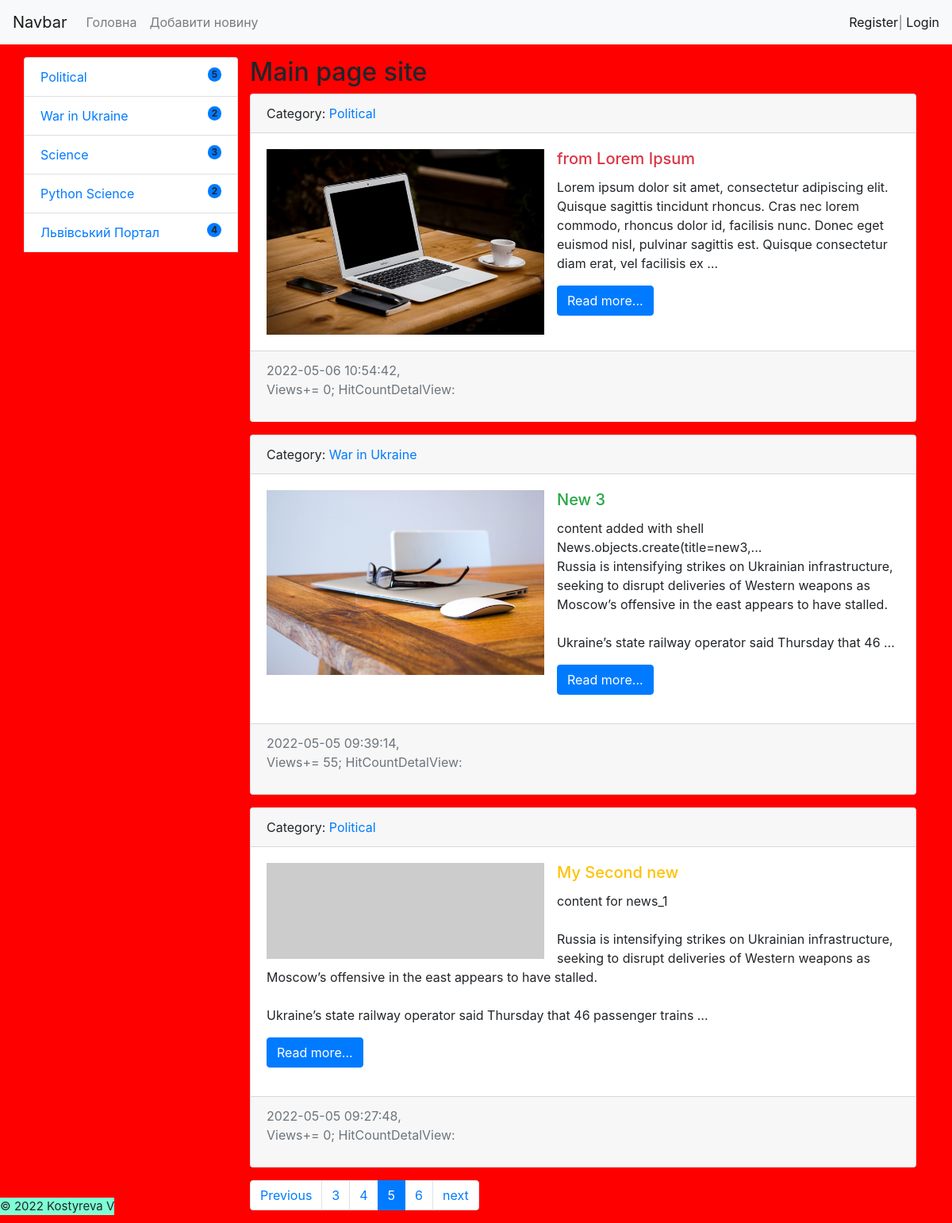
The app's page /?page=5 with its own data.
### blog/models.py (models this page shows, shortened)
class Category(models.Model):
    title = models.CharField(max_length=150, db_index=True, verbose_name='Категорія')
    def __str__(self):
        return self.title
    class Meta:         # for admin.menu
        verbose_name= 'Категорія'
        verbose_name_plural = 'Категорії'

class News(models.Model, HitCountMixin):
    title= models.CharField(max_length=150 ) #verb_name  is for admin.site
    content = models.TextField(blank=True)
    created_at = models.DateTimeField(auto_now_add=True, verbose_name='дата створення')
    updated_at = models.DateField(auto_now=True)
    photo = models.ImageField(upload_to='photos/%Y/%m/', blank=True)
    is_published  =models.BooleanField(default=True)
    category = models.ForeignKey('Category', on_delete=models.PROTECT)
    views = models.IntegerField(default=0)
    hit_count_generic = GenericRelation(
        HitCount, object_id_field='object_pk',
        related_query_name='hit_count_generic_relation')
    def get_absolute_url(self):
        return reverse('article_detail_url', kwargs={'pk':self.pk})
    class Meta:
        verbose_name= 'Новина'
        verbose_name_plural = 'Новини'
        ordering = ['-created_at'] # sort by

### blog/views.py (the view)
# urls.py: path('', HomeNews.as_view(), name='home'),
class HomeNews(MyMixin, ListView):      # Контроллери class a
    model = News
    mixin_prop = 'hello world'
    paginate_by = 3  # set number of items for pages/
    def get_context_data(self, *, object_list=None, **kwargs):
        context = super().get_context_data(**kwargs)
        context['title'] = 'Main page site'   # make sign on tab
        context['mixin_prop'] = self.get_prop()
        return context
    def get_queryset(self):
        return News.objects.filter(is_published=True).select_related('category')

### blog/templatetags/news_tags.py (called while the page is built)
@register.simple_tag(name='get_list_categories')
def get_categories():
    categories = Category.objects.annotate(cnt= Count('news', filter=F('news__is_published'))).filter(cnt__gt=0)
    return categories

### blog/utils.py (called while the page is built)
    def get_prop(self):
        return  self.mixin_prop.upper()

### blog/Templates/blog/news_list.html
{% extends 'base.html' %}
{% block title %} {{ title }}:{{ block.super }} {% endblock %}
{% block sidebar %}
    {% include 'blog/list_categories.html' %}
{% endblock %}
{% block card_news_container %}
    {% include 'blog/news_card_template.html'%}
{% endblock %}

### blog/Templates/blog/list_categories.html
{% load news_tags %}
{% get_list_categories as categories %}
{% for categ in categories %}
    <li class="list-group-item d-flex justify-content-between align-items-start">
        <div class="ms-2 me-auto">
            <div class="fw-bold">  <a href="{% url 'category' categ.pk %}">{{ categ.title }}</a></div>
        </div>
        <span class="badge bg-primary rounded-pill"> {{ categ.cnt }} </span>
    </li>
{% endfor %}
<br>

### blog/Templates/blog/news_card_template.html (shortened to what this page needs)
{% load hitcount_tags %}
    {% for item in object_list %}
        <div>
            <div class="card mb-3">
                <div class="card-header">
                    Category: <a href="{% url 'category' item.category.pk %}"> {{ item.category }}</a>
                </div>
                <div class="card-body">
                        {% if item.photo %}
                            <img src="{{ item.photo.url }}" title="{{ item.photo.url }}" alt="{{ item.photo.url }}"
                                 width="350" class="float-left mr-3 ">
                        {% else %}
                            <img src="https://picsum.photos/id/1011/350/235" title="default_photo" alt="фото заглушка"
                                 width="350" class="float-left mr-3">
                        {% endif %}
                            <h5 class="card-title {% cycle 'text-danger' 'text-success' 'text-warning' %}">{{ item.title }}</h5>
                            <p class="card-text">{{ item.content |linebreaksbr|truncatewords:35 }}</p>
                            <a href="{{ item.get_absolute_url }}" class="btn btn-primary">Read morе...</a>
                </div>
                <div class="card-footer text-muted">
                    {{ item.created_at|date:"Y-m-d H:i:s" }}, <p>Views+= {{ item.views }}; HitCountDetalView: {% get_hit_count for item %}</p>
                </div>
            </div>
        </div>
    {% endfor %}

### records on screen
Category: title "Political", cnt "5"
Category: title "War in Ukraine", cnt "2"
Category: title "Science", cnt "3"
Category: title "Python Science", cnt "2"
Category: title "Львівський Портал", cnt "4"
News: category "Political", photo (picture), title "from Lorem Ipsum", content "Lorem ipsum dolor sit amet, consectetur adipiscing elit. Quisque sagittis tincidunt rhoncus. Cras nec lorem commodo, rhoncus dolor id, facilisis nunc. Donec eget euismod nisl, pulvinar sagittis est. Quisque consectetur diam erat, vel facilisis ex …", created_at "2022-05-06 10:54:42", views "0"
News: category "War in Ukraine", photo (picture), title "New 3", content "content added with shell News.objects.create(title=new3,... Russia is intensifying strikes on Ukrainian infrastructure, seeking to disrupt deliveries of Western weapons as Moscow’s offensive in the east appears to have stalled. Ukraine’s state railway operator said Thursday that 46 …", created_at "2022-05-05 09:39:14", views "55"
News: category "Political", title "My Second new", content "content for news_1 Russia is intensifying strikes on Ukrainian infrastructure, seeking to disrupt deliveries of Western weapons as Moscow’s offensive in the east appears to have stalled. Ukraine’s state railway operator said Thursday that 46 passenger trains …", created_at "2022-05-05 09:27:48", views "0"

### other values on screen
{{ title }} "Main page site"
{{ p }} "3" "4" "6"
{{ p }} "5"
